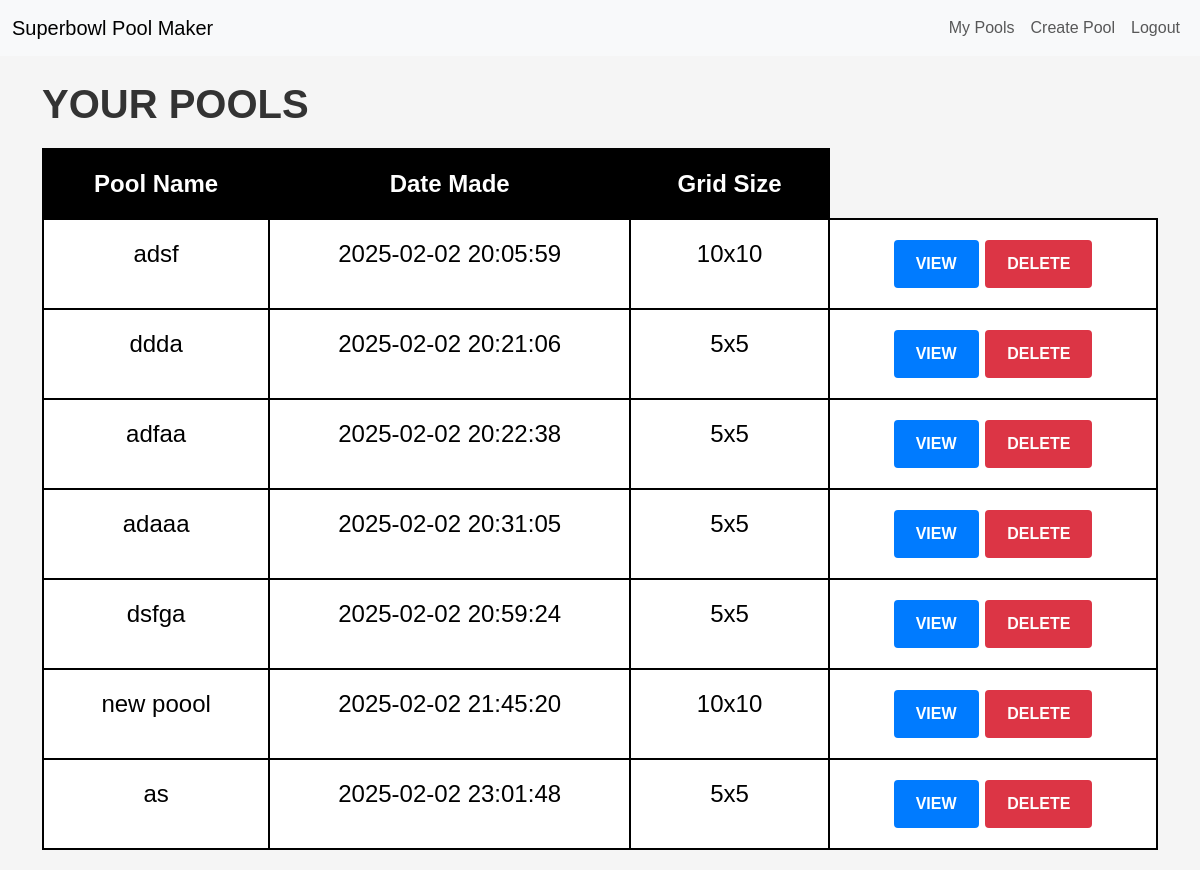
Page / (signed in) on the earlier database version.
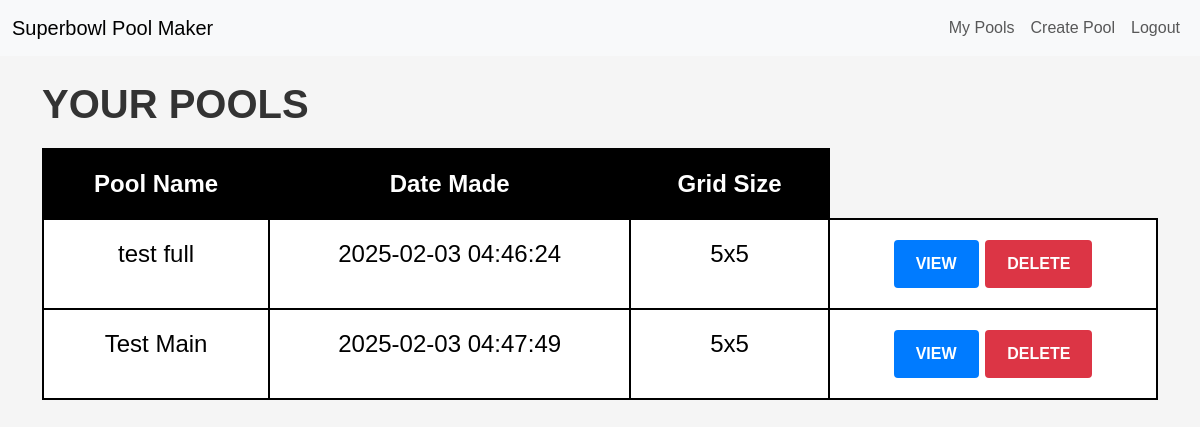
Same page on the later database version.
### tables this page shows
CREATE TABLE pools (
    id INTEGER PRIMARY KEY AUTOINCREMENT,
    name TEXT NOT NULL,
    grid_size INTEGER NOT NULL DEFAULT 10,
    owner_id INTEGER NOT NULL,
    created_at TIMESTAMP DEFAULT CURRENT_TIMESTAMP,
    is_locked BOOLEAN DEFAULT 0,
    FOREIGN KEY (owner_id) REFERENCES users (id)
);

### app.py (the view)
@app.route('/')
def index():
    user_id = session.get("user_id")
    if user_id:
        user_pool_list = user_pools(user_id)
        if not user_pool_list:
            flash("You have not created any pools yet.")
        return render_template('index.html', user_pool_list=user_pool_list)
    else:
        return redirect(url_for('new_session'))

### app.py (called while the page is built)
@app.teardown_appcontext
def close_connection(exception):
    db = getattr(g, '_database', None)
    if db is not None:
        logging.debug("Closing database connection")
        db.close()

### database_helper.py (called while the page is built)
def get_db():
    db = getattr(g, '_database', None)
    if db is None:
        db = g._database = sqlite3.connect(DATABASE, timeout=30)
        db.row_factory = sqlite3.Row
    return db

def user_pools(user_id):
    db = get_db()
    try:
        pools = db.execute("SELECT * FROM pools WHERE owner_id = ?", (user_id,)).fetchall()
        return pools
    except sqlite3.Error as e:
        return handle_db_error(e)
    except Exception as e:
        return handle_general_error(e)

### templates/index.html (shortened to what this page needs)
{% extends "layout.html" %}
{% block main %}
    <h1>Your Pools</h1>
    {% if user_pool_list %}
    <table class="table table-dark">
        <thead>
          <tr>
            <th scope="col">Pool Name</th>
            <th scope="col">Date Made</th>
            <th scope="col">Grid Size</th>
           </tr>
        </thead>
        <tbody>
          {% for row in user_pool_list %}
          <tr>
            <td>{{ row["name"] }}</td>
            <td>{{ row["created_at"] }}</td>
            <td>
              {% if row["grid_size"] == 6 %}
                  5x5
                {% elif row["grid_size"] == 11 %}
                  10x10
                {% else %}
                  {{ row["grid_size"] }}
              {% endif %}
            </td>
            <td>
                <a href="{{ url_for('view_pool', pool_id=row['id']) }}" class="btn btn-view btn-sm">View</a>
                <form action="{{ url_for('delete_pool_route', pool_id=row['id']) }}" method="post" style="display:inline;">
                    <button type="submit" class="btn btn-delete btn-sm">Delete</button>
                </form>
            </td>
          </tr>
          {% endfor %}
        </tbody>
    </table>
    {% else %}
    <p class="text-muted">You have not created any pools yet. <a href="{{ url_for('create_pool') }}">Create a pool now</a>.</p>
    {% endif %}
{% endblock %}

### templates/layout.html (shortened to what this page needs)
<html lang="en">
<head>
    <link href="https://cdn.jsdelivr.net/npm/bootstrap@5.3.3/dist/css/bootstrap.min.css" rel="stylesheet">
    <link href="/static/styles.css" rel="stylesheet">
</head>
<body>
    <nav class="navbar navbar-expand-lg navbar-light bg-light">
        <div class="container-fluid">
            <a class="navbar-brand" href="/">Superbowl Pool Maker</a>
            <div class="collapse navbar-collapse" id="navbarNav">
                <ul class="navbar-nav ms-auto">
                    {% if session.get('user_id') %}
                        <li class="nav-item">
                            <a class="nav-link" href="{{ url_for('index') }}">My Pools</a>
                        </li>
                        <li class="nav-item">
                            <a class="nav-link" href="{{ url_for('create_pool') }}">Create Pool</a>
                        </li>
                        <li class="nav-item">
                            <a class="nav-link" href="{{ url_for('logout') }}">Logout</a>
                        </li>
                    {% endif %}
                </ul>
            </div>
        </div>
    </nav>
    <main class="container mt-4">
        {% block main %}
        {% endblock %}
    </main>
</body>
</html>

### static/styles.css (style rules this page uses)
body { font-family: 'Arial', sans-serif; background-color: #f5f5f5; color: #333; margin: 0; padding: 0; }
h1, h2, h3, h4, h5, h6 { font-weight: bold; text-transform: uppercase; margin: 20px 0; }
.table { width: 100%; border-collapse: collapse; margin: 20px 0; }
.table th, .table td { border: 2px solid #000; padding: 20px; text-align: center; font-size: 1.5rem; }
.table th { background-color: #000; color: #fff; }
.table td { background-color: #fff; color: #000; }
.btn { display: inline-block; padding: 10px 20px; font-size: 1rem; font-weight: bold; text-transform: uppercase; text-align: center; text-decoration: none; color: #fff; background-color: #000; border: 2px solid #000; cursor: pointer; transition: background-color 0.3s, color 0.3s; }
.btn-view { background-color: #007bff; border-color: #007bff; }
.btn-delete { background-color: #dc3545; border-color: #dc3545; }
form { margin: 20px 0; }

Differences in the rows shown:
removed pools: name "adsf", created_at "2025-02-02 20:05:59", grid_size "10x10"
removed pools: name "ddda", created_at "2025-02-02 20:21:06", grid_size "5x5"
removed pools: name "adfaa", created_at "2025-02-02 20:22:38", grid_size "5x5"
removed pools: name "adaaa", created_at "2025-02-02 20:31:05", grid_size "5x5"
removed pools: name "dsfga", created_at "2025-02-02 20:59:24", grid_size "5x5"
removed pools: name "new poool", created_at "2025-02-02 21:45:20", grid_size "10x10"
removed pools: name "as", created_at "2025-02-02 23:01:48", grid_size "5x5"
added pools: name "test full", created_at "2025-02-03 04:46:24", grid_size "5x5"
added pools: name "Test Main", created_at "2025-02-03 04:47:49", grid_size "5x5"
